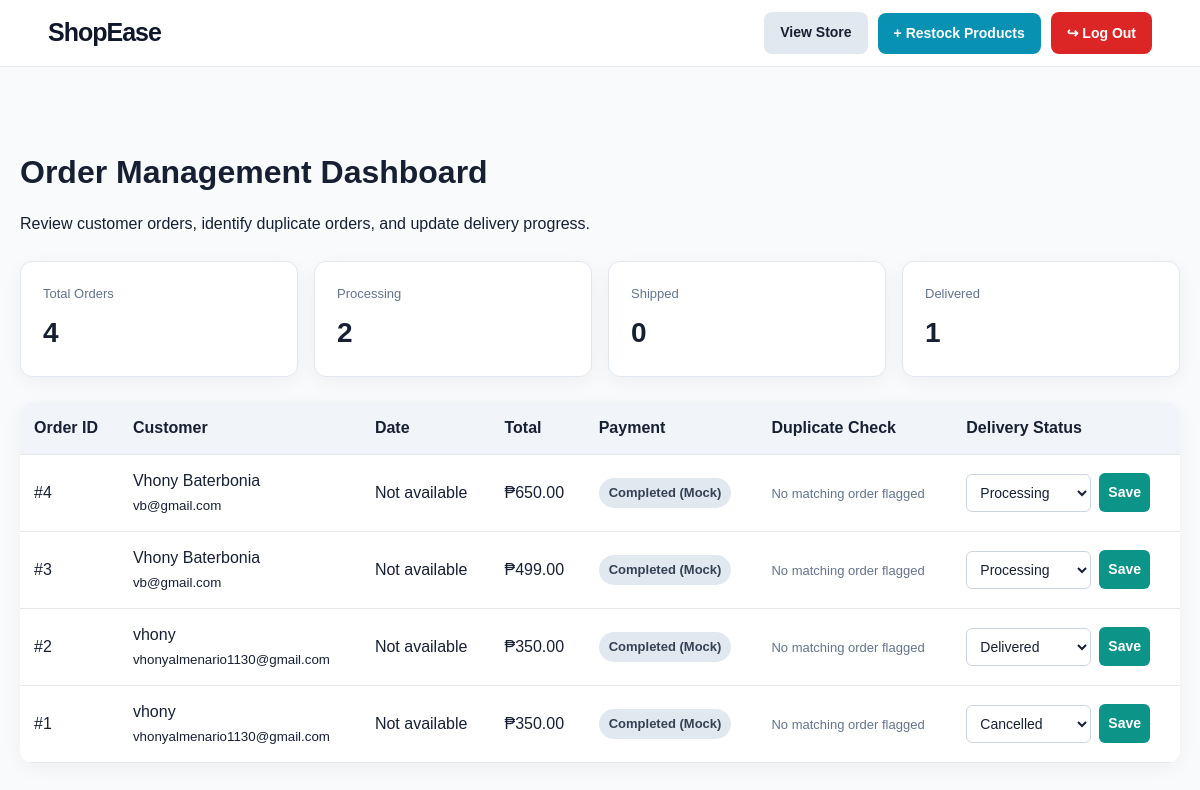
Before: /admin/orders (signed in) with the older database file.
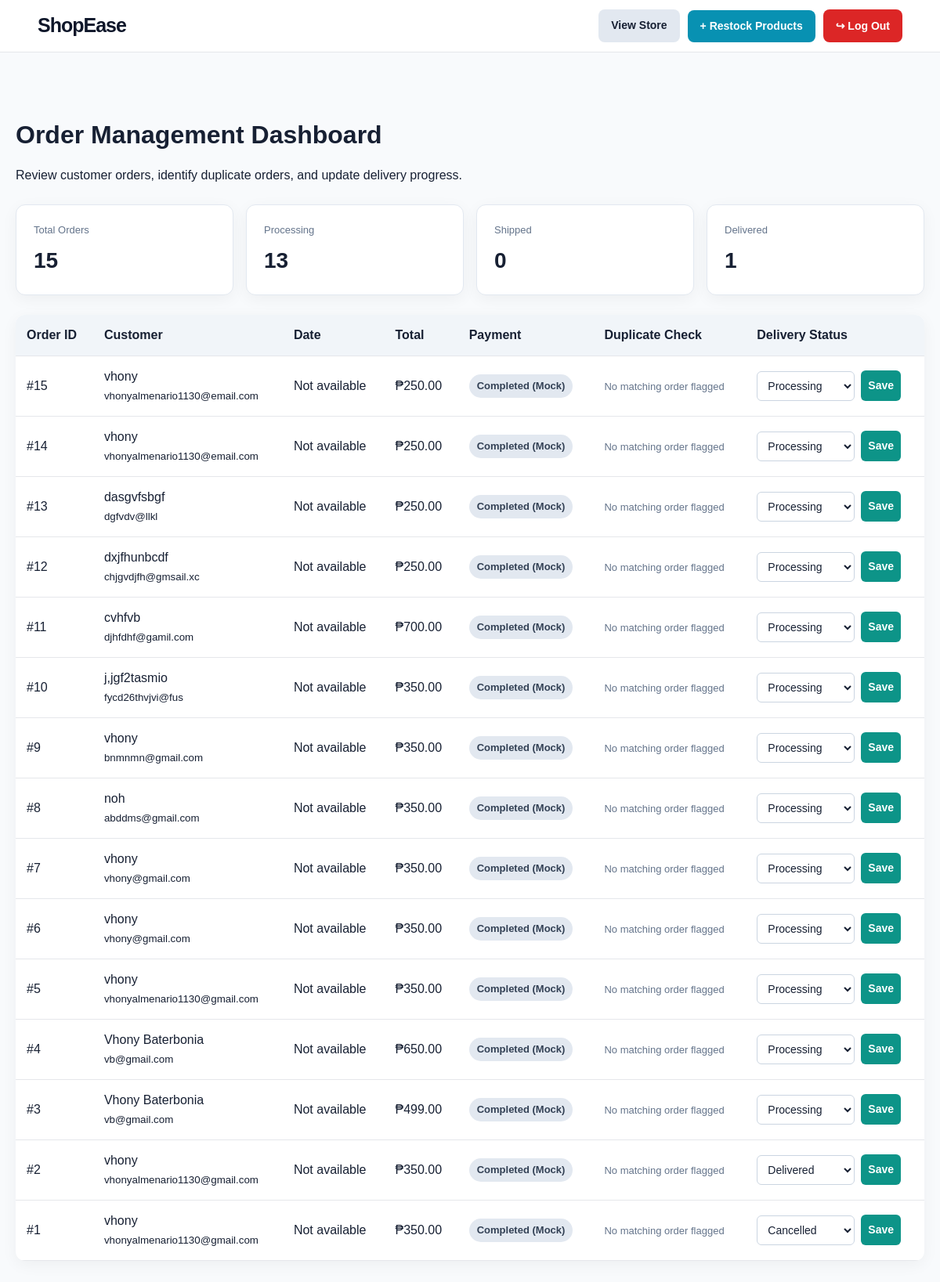
After: the same page with the newer database file.
### tables this page shows
CREATE TABLE orders (
            id INTEGER PRIMARY KEY AUTOINCREMENT,
            customer_id INTEGER NOT NULL,
            total REAL NOT NULL CHECK(total >= 0),
            status TEXT NOT NULL DEFAULT 'Pending', delivery_status TEXT NOT NULL
                DEFAULT 'Processing', created_at TEXT, tracking_token TEXT,
            FOREIGN KEY (customer_id) REFERENCES customers(id)
        );

CREATE TABLE customers (
            id INTEGER PRIMARY KEY AUTOINCREMENT,
            name TEXT NOT NULL,
            email TEXT NOT NULL UNIQUE,
            phone TEXT
        );

### app.py (the view, shortened to what this page needs)
@app.route("/admin/orders")
@admin_required
def order_dashboard():
    connection = get_connection()
    try:
        orders = [
            row_to_dict(row)
            for row in view_orders()
        ]
        duplicate_map = detect_dashboard_duplicates(
            connection, orders
        )
        for order in orders:
            order_id = get_order_id(order)
            duplicate_info = duplicate_map.get(
                order_id,
                {
                    "duplicate": False,
                    "duplicate_of": None,
                }
            )
            order["duplicate"] = duplicate_info["duplicate"]
            order["duplicate_of"] = duplicate_info["duplicate_of"]
    finally:
        connection.close()
    stats = {
        "total": len(orders),
        "pending": 0,
        "processing": 0,
        "shipped": 0,
        "delivered": 0,
        "cancelled": 0,
    }
    for order in orders:
        status = str(
            order.get("delivery_status") or "Pending"
        ).strip().lower()
        if status in stats:
            stats[status] += 1
    return render_template(
        "dashboard.html",
        orders=orders,
        stats=stats,
        error=None
    )

### app.py (called while the page is built, shortened)
def get_columns(connection, table):
    rows = connection.execute(
        f'PRAGMA table_info("{table}")'
    ).fetchall()
    return {
        row["name"] if isinstance(row, sqlite3.Row) else row[1]
        for row in rows
    }

def find_column(columns, *names):
    for name in names:
        if name in columns:
            return name
    return None

def quote_identifier(identifier):
    return '"' + identifier.replace('"', '""') + '"'

def row_to_dict(row):
    if row is None:
        return None
    if isinstance(row, sqlite3.Row):
        return dict(row)
    if isinstance(row, dict):
        return row
    raise TypeError("Unsupported database record.")

def get_order_id(order):
    return order.get("order_id") or order.get("id", "")

def get_recent_order_ids(connection):
    order_columns = get_columns(connection, "orders")
    order_id_column = find_column(
        order_columns, "order_id", "id"
    )
    created_column = find_column(
        order_columns, "created_at"
    )
    if not order_id_column or not created_column:
        return []
    rows = connection.execute(
        f"""
        SELECT {quote_identifier(order_id_column)} AS order_id
        FROM orders
        WHERE datetime({quote_identifier(created_column)})
              >= datetime('now', '-{DUPLICATE_WINDOW_MINUTES} minutes')
        ORDER BY {quote_identifier(order_id_column)} DESC
        """
    ).fetchall()
    return [row["order_id"] for row in rows]

def detect_dashboard_duplicates(connection, orders):
    signatures = {}
    recent_ids = set(get_recent_order_ids(connection))
    for order in orders:
        order_id = get_order_id(order)
        if order_id not in recent_ids:
            continue
        signature = get_order_signature(
            connection, order_id
        )
        if signature:
            signatures[order_id] = signature
    duplicate_map = {}
    processed = {}
    for order in orders:
        order_id = get_order_id(order)
        signature = signatures.get(order_id)
        if signature is None:
            continue
    return duplicate_map

def admin_required(view_function):
    @wraps(view_function)
    def wrapper(*args, **kwargs):
        if not session.get("is_admin"):
            return redirect(url_for("admin_login"))
        return view_function(*args, **kwargs)
    return wrapper

### database.py (called while the page is built)
def find_column(columns, *candidates):
    for candidate in candidates:
        if candidate in columns:
            return candidate
    return None

### templates/dashboard.html (shortened to what this page needs)
<!DOCTYPE html>
<html lang="en">
<head>
    <link rel="stylesheet"
          href="{{ url_for('static', filename='css/style.css') }}">
</head>
<body>
    <header class="navbar">
        <a class="logo" href="{{ url_for('home') }}">
            ShopEase
        </a>
        <div class="dashboard-actions">
            <a href="{{ url_for('home') }}" class="view-store-btn">
                View Store
            </a>
            <a href="{{ url_for('restock_products') }}"
               class="restock-btn">
                + Restock Products
            </a>
            <form
                action="{{ url_for('admin_logout') }}"
                method="POST"
                onsubmit="return confirm('Are you sure you want to log out?');"
            >
                <button type="submit" class="logout-btn">
                    ↪ Log Out
                </button>
            </form>
        </div>
    </header>
    <main class="dashboard">
        <h1>Order Management Dashboard</h1>
        <p>
            Review customer orders, identify duplicate orders,
            and update delivery progress.
        </p>
        <section class="dashboard-stats">
            <article class="stat-card">
                <p>Total Orders</p>
                <h2>{{ stats.total|default(0) }}</h2>
            </article>
            <article class="stat-card">
                <p>Processing</p>
                <h2>{{ stats.processing|default(0) }}</h2>
            </article>
            <article class="stat-card">
                <p>Shipped</p>
                <h2>{{ stats.shipped|default(0) }}</h2>
            </article>
            <article class="stat-card">
                <p>Delivered</p>
                <h2>{{ stats.delivered|default(0) }}</h2>
            </article>
        </section>
        <div class="table-wrap">
            <table class="orders-table">
                <thead>
                    <tr>
                        <th>Order ID</th>
                        <th>Customer</th>
                        <th>Date</th>
                        <th>Total</th>
                        <th>Payment</th>
                        <th>Duplicate Check</th>
                        <th>Delivery Status</th>
                    </tr>
                </thead>
                <tbody>
                    {% for order in orders %}
                        {% set oid = order['order_id'] if order['order_id'] is defined else order['id'] if order['id'] is defined else '' %}
                        {% set total_amount = order['total'] if order['total'] is defined else order['total_amount'] if order['total_amount'] is defined else 0 %}
                        {% set delivery = order['delivery_status'] if order['delivery_status'] is defined and order['delivery_status'] else 'Pending' %}
                        {% set payment = order['payment_status'] if order['payment_status'] is defined and order['payment_status'] else order['status'] if order['status'] is defined and order['status'] else 'Not available' %}
                        {% set customer_name = order['customer_name'] if order['customer_name'] is defined and order['customer_name'] else 'Guest' %}
                        {% set customer_email = order['customer_email'] if order['customer_email'] is defined else '' %}
                        {% set created_at = order['created_at'] if order['created_at'] is defined and order['created_at'] else 'Not available' %}
                        {% set duplicate_ids = order.get('duplicate_order_ids', []) %}
                        <tr>
                            <td>
                                #{{ oid }}
                            </td>
                            <td>
                                {{ customer_name }}
                                {% if customer_email %}
                                    <br>
                                    <small>{{ customer_email }}</small>
                                {% endif %}
                            </td>
                            <td>
                                {{ created_at }}
                            </td>
                            <td>
                                ₱{{ "%.2f"|format(total_amount|float) }}
                            </td>
                            <td>
                                <span class="status-badge">
                                    {{ payment }}
                                </span>
                            </td>
                            <td>
                                {% if duplicate_ids %}
                                    <span class="duplicate-badge">
                                        ⚠ Possible Duplicate
                                    </span>
                                    <div class="duplicate-details">
                                        Matches:
                                        {% for duplicate_id in duplicate_ids %}
                                            <a href="#order-{{ duplicate_id }}">
                                                #{{ duplicate_id }}
                                            </a>
                                            {% if not loop.last %}
                                                ,
                                            {% endif %}
                                        {% endfor %}
                                    </div>
                                {% else %}
                                    <span class="normal-order">
                                        No matching order flagged
                                    </span>
                                {% endif %}
                            </td>
                            <td>
                                {% if oid %}
                                    <form method="post"
                                          action="{{ url_for('update_order_status', order_id=oid) }}">
                                        <select name="delivery_status"
                                                aria-label="Delivery status for order {{ oid }}"
                                                required>
                                            {% for status in [
                                                'Pending',
                                                'Processing',
                                                'Shipped',
                                                'Delivered',
                                                'Cancelled'
                                            ] %}
                                                <option value="{{ status }}"
                                                    {% if status|lower == delivery|string|lower %}
                                                        selected
                                                    {% endif %}>
                                                    {{ status }}
                                                </option>
                                            {% endfor %}
                                        </select>
                                        <button type="submit">
                                            Save
                                        </button>
                                    </form>
                                {% else %}
                                    <span class="status-badge">
                                        Unavailable
                                    </span>
                                {% endif %}
                            </td>
                        </tr>
                    {% endfor %}
                </tbody>
            </table>
        </div>
    </main>
</body>
</html>

### static/css/style.css (style rules this page uses)
:root { --primary: #0891b2; --primary-dark: #0e7490; --primary-light: #ecfeff; --cyan: #22d3ee; --dark: #0f172a; --text: #172033; --muted: #64748b; --border: #e2e8f0; --background: #f8fafc; --white: #ffffff; --success: #047857; --success-bg: #ecfdf5; --danger: #be123c; --danger-bg: #fff1f2; --radius: 14px; --shadow: 0 8px 25px rgba(15, 23, 42, 0.06); }
* { box-sizing: border-box; }
html { scroll-behavior: smooth; scroll-padding-top: 100px; }
body { margin: 0; background: var(--background); color: var(--text); font-family: Arial, Helvetica, sans-serif; line-height: 1.5; }
button, input, select, textarea { font: inherit; }
button, a { -webkit-tap-highlight-color: transparent; }
button { cursor: pointer; }
a { transition: color 0.2s ease, background 0.2s ease; }
.navbar { position: sticky; top: 0; z-index: 100; display: flex; justify-content: space-between; align-items: center; gap: 18px; flex-wrap: wrap; padding: 12px 4%; background: rgba(255, 255, 255, 0.97); border-bottom: 1px solid #e5e7eb; backdrop-filter: blur(12px); }
.logo { display: flex; align-items: center; flex-shrink: 0; width: 165px; color: var(--dark); font-size: 25px; font-weight: 800; letter-spacing: -1px; text-decoration: none; }
.status-badge { display: inline-flex; align-items: center; padding: 6px 10px; background: #f1f5f9; color: #475569; border-radius: 50px; font-size: 12px; font-weight: 800; }
.stat-card { padding: 20px; background: var(--white); border: 1px solid var(--border); border-radius: 12px; box-shadow: var(--shadow); }
.stat-card p { margin: 0 0 8px; color: var(--muted); font-size: 13px; }
button, .primary-button, .secondary-button, .add-button, .view-store-btn, .logout-btn { font-family: inherit; font-weight: 700; cursor: pointer; transition: all 0.25s ease; }
.secondary-button, .view-store-btn { display: inline-flex; justify-content: center; align-items: center; gap: 8px; min-height: 42px; padding: 11px 18px; background: #ffffff; color: var(--dark); border: 1px solid var(--border); border-radius: 9px; font-size: 13px; font-weight: 700; text-decoration: none; }
.admin-actions, .dashboard-actions { display: flex; align-items: center; justify-content: flex-end; flex-wrap: wrap; gap: 12px; }
.admin-actions form, .dashboard-actions form { display: inline-flex; margin: 0; }
.view-store-btn { background: #ffffff; color: var(--dark); border-color: var(--border); }
.logout-btn { display: inline-flex; justify-content: center; align-items: center; gap: 8px; min-height: 42px; padding: 11px 18px; background: var(--danger); color: #ffffff; border: 1px solid var(--danger); border-radius: 9px; font-size: 13px; font-weight: 700; white-space: nowrap; cursor: pointer; transition: all 0.25s ease; }
html, body { width: 100%; max-width: 100%; margin: 0; padding: 0; }
*, *::before, *::after { box-sizing: border-box; }
body { overflow-x: clip; }

Changed rows visible on the page:
added orders: id "15", created_at "Not available", total "250.00", status "Completed (Mock)", delivery_status "Processing"
added customers: name "vhony", email "vhonyalmenario1130@email.com"
added orders: id "14", created_at "Not available", total "250.00", status "Completed (Mock)", delivery_status "Processing"
added orders: id "13", created_at "Not available", total "250.00", status "Completed (Mock)", delivery_status "Processing"
added customers: name "dasgvfsbgf", email "dgfvdv@llkl"
added orders: id "12", created_at "Not available", total "250.00", status "Completed (Mock)", delivery_status "Processing"
added customers: name "dxjfhunbcdf", email "chjgvdjfh@gmsail.xc"
added orders: id "11", created_at "Not available", total "700.00", status "Completed (Mock)", delivery_status "Processing"
added customers: name "cvhfvb", email "djhfdhf@gamil.com"
added orders: id "10", created_at "Not available", total "350.00", status "Completed (Mock)", delivery_status "Processing"
added customers: name "j,jgf2tasmio", email "fycd26thvjvi@fus"
added orders: id "9", created_at "Not available", total "350.00", status "Completed (Mock)", delivery_status "Processing"
added customers: name "vhony", email "bnmnmn@gmail.com"
added orders: id "8", created_at "Not available", total "350.00", status "Completed (Mock)", delivery_status "Processing"
added customers: name "noh", email "abddms@gmail.com"
added orders: id "7", created_at "Not available", total "350.00", status "Completed (Mock)", delivery_status "Processing"
added customers: name "vhony", email "vhony@gmail.com"
added orders: id "6", created_at "Not available", total "350.00", status "Completed (Mock)", delivery_status "Processing"
added orders: id "5", {{ customer_name }} "vhony", {{ customer_email }} "vhonyalmenario1130@gmail.com", created_at "Not available", total "350.00", status "Completed (Mock)", delivery_status "Processing"
Other visible differences:
{{ stats.total|default(0) }}: "4" → "15"
{{ stats.processing|default(0) }}: "2" → "13"
